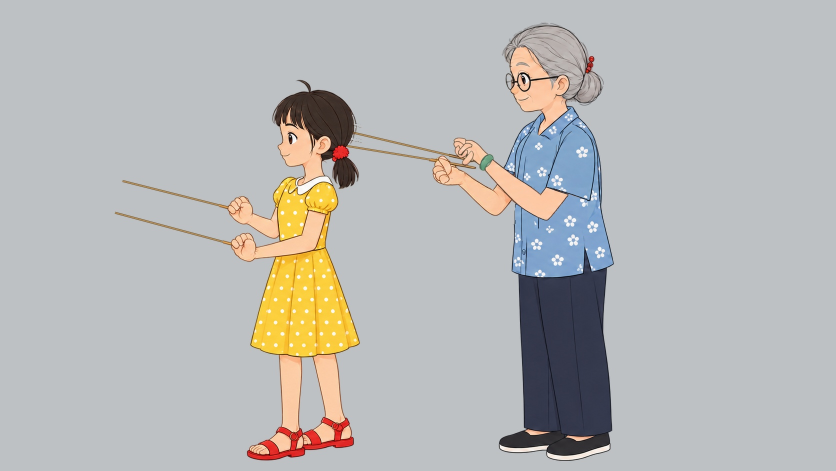
#> input picture collab/reviews/cloud_s20_20261018/local_045_047_repair_001/F045_actual_full_gray.jpg, 1672 x 941 px, given in place of S20_F042_semantic_closed.png, which was not available (shown at 1/2 size)
$ python repair_sleeve_material.py
#> lines starting #> are read from the running program, lines starting #| are printed output that depends on the picture; after the words box and inside, x2 and y2 are one past the last pixel; in counts of white or black regions, pixels touching at a corner belong together; pictures that were not available may be replaced by others from this repository, and a replacement may not be noted
from pathlib import Path
import json,hashlib
import numpy as np
from PIL import Image,ImageDraw
from scipy.ndimage import binary_dilation,distance_transform_edt
P=Path(__file__).resolve().parent;OLD=P.parent/'continuation_042_054_generation_001';P.mkdir(exist_ok=True);records=[];M=np.array(Image.open(OLD/"F042/S20_F042_semantic_closed.png").convert("RGBA"))
for f in [45,47]:
 src=OLD/f'F{f:03}/S20_F{f:03}_accepted.png';A=np.array(Image.open(src).convert('RGBA'));B=A.copy();H,W=A.shape[:2];yy,xx=np.indices((H,W));r,g,b=A[:,:,:3].astype(float).transpose(2,0,1);skin=(A[:,:,3]>80)&(r>165)&(g>100)&(b>g*.70)&(r>g+9);arm=binary_dilation(skin,iterations=2);roi=(xx>=1068)&(xx<1176)&(yy>=374)&(yy<458);dark=(A[:,:,3]>180)&(r<40)&(g<40)&(b<40)&roi;cuff=roi&(xx>=1092)&(xx<=1175)&(np.abs(yy-(.3*xx+46))<2)
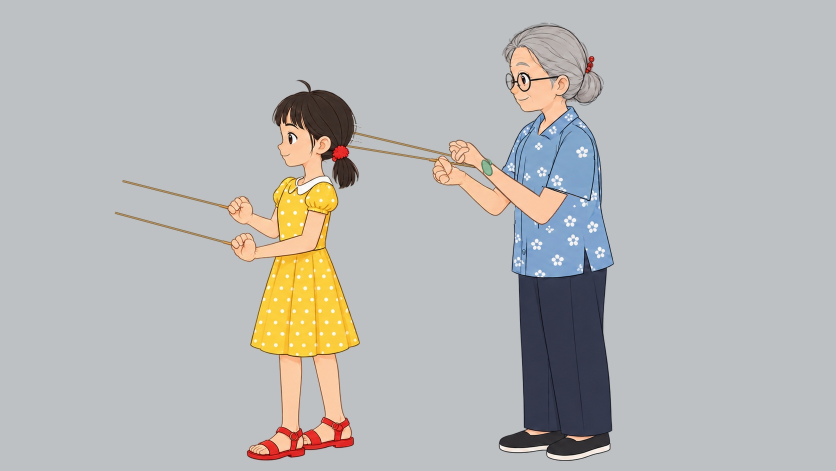
#> input picture collab/reviews/cloud_s20_20261018/local_045_047_repair_001/F047_actual_full_gray.jpg, 1672 x 941 px, given in place of S20_F045_accepted.png, which was not available (shown at 1/2 size)
#> after `H, W = A.shape[:2]`: H = 941; W = 1672
#> after `r, g, b = A[:, :, :3].astype(float).transpose(2, 0, 1)`:
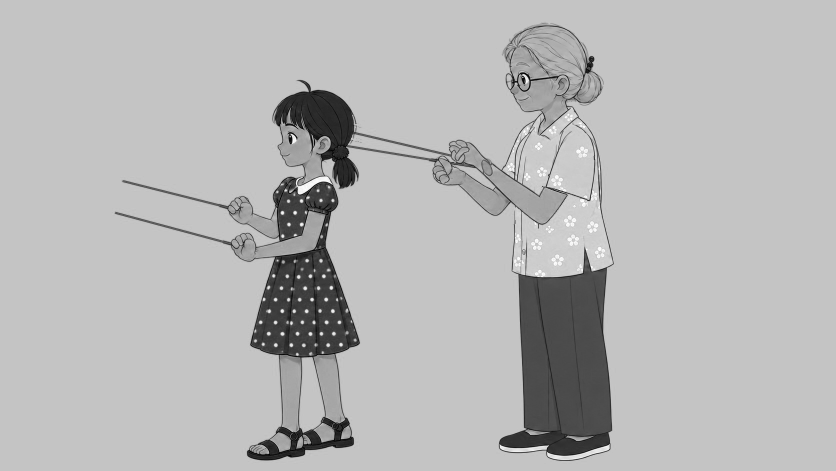
#> b: shape (941, 1672) float64 (shown at 1/2 size); min 0, max 255, mean 182.7
#> after `skin = (A[:, :, 3] > 80) & (r > 165) & (g > 100) & (b > g * 0.7) & (r `:
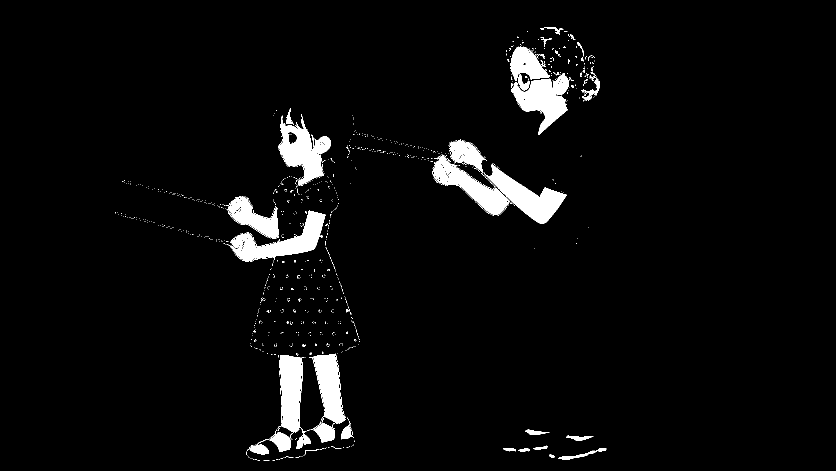
#> skin: shape (941, 1672) bool (shown at 1/2 size); 4% white; 1104 white regions (1048 under 20 px), largest, box (x1, y1, x2, y2) and area: (460, 421, 651, 524) 6966, (967, 329, 1133, 448) 6881, (1022, 151, 1138, 270) 6668
#> after `arm = binary_dilation(skin, iterations=2)`: arm: shape (941, 1672) bool; 5.8% white; 206 white regions (42 under 20 px), largest, box (x1, y1, x2, y2) and area: (491, 701, 710, 923) 18978, (846, 277, 1135, 450) 18830, (430, 390, 653, 534) 14354
#> after `dark = (A[:, :, 3] > 180) & (r < 40) & (g < 40) & (b < 40) & roi`: dark: shape (941, 1672) bool; 0% white in thin lines or dots, all inside (x1, y1, x2, y2) = (1091, 374, 1176, 401)
 # Exact same mother's undisturbed blue-floral lower blouse, translated up78px.
 donor=np.roll(np.roll(A,-78,axis=0),25,axis=1);target=roi&~arm;alpha=np.clip(distance_transform_edt(roi)/3,0,1);alpha[dark]=1;alpha*=target;B[:,:,:3]=np.uint8(np.clip(A[:,:,:3]*(1-alpha[:,:,None])+donor[:,:,:3]*alpha[:,:,None],0,255));B[:,:,3]=A[:,:,3];mr,mg,mb=M[:,:,:3].astype(float).transpose(2,0,1);oldskin=(mr>165)&(mg>100)&(mb>mg*.70)&(mr>mg+9);real_cuff=cuff&~arm&~oldskin&(M[:,:,3]>80);B[real_cuff]=M[real_cuff];changed=np.any(A!=B,2);assert not np.any(changed&~roi);assert np.array_equal(A[arm],B[arm]);assert np.array_equal(A[:,:835],B[:,:835]);out=P/f'S20_F{f:03}_sleeve_material_fixed.png';Image.fromarray(B).save(out);Image.fromarray(np.uint8(changed)*255).convert('RGB').save(P/f'F{f:03}_cloth_change_mask.png');bg=Image.new('RGBA',(W,H),'#bdc1c4');bg.alpha_composite(Image.fromarray(B));bg.convert('RGB').save(P/f'F{f:03}_actual_full_gray.jpg',quality=96);bg.crop((1045,355,1190,475)).resize((870,720)).convert('RGB').save(P/f'F{f:03}_sleeve_root_after_6x.jpg');bg.crop((840,270,1195,465)).resize((1420,780)).convert('RGB').save(P/f'F{f:03}_actual_contacts_4x.jpg');remain=(B[:,:,0]<40)&(B[:,:,1]<40)&(B[:,:,2]<40)&(B[:,:,3]>180)&roi&~arm&~cuff;records.append({'frame':f,'source':str(src),'source_sha256':hashlib.sha256(src.read_bytes()).hexdigest(),'result':str(out),'result_sha256':hashlib.sha256(out.read_bytes()).hexdigest(),'image_calls':0,'donor':'same exact mother blue-floral blouse pixels at (x-25,y+78), plus exact F042 real sleeve-cuff strip','full_semantic_scope':'sleeve root-elbow edge-neighbor blouse, fixed native skin silhouette plus2px ink preserved, cuff inner dark strip3px kept','changed_pixels':int(changed.sum()),'native_new_arm_RGBA_changes':0,'child_RGBA_changes':0,'residual_wedge_dark_outside_native_arm_and_thin_cuff':int(remain.sum()),'047_release_still_pending':f==47})
#> after `donor = np.roll(np.roll(A, -78, axis=0), 25, axis=1)`:
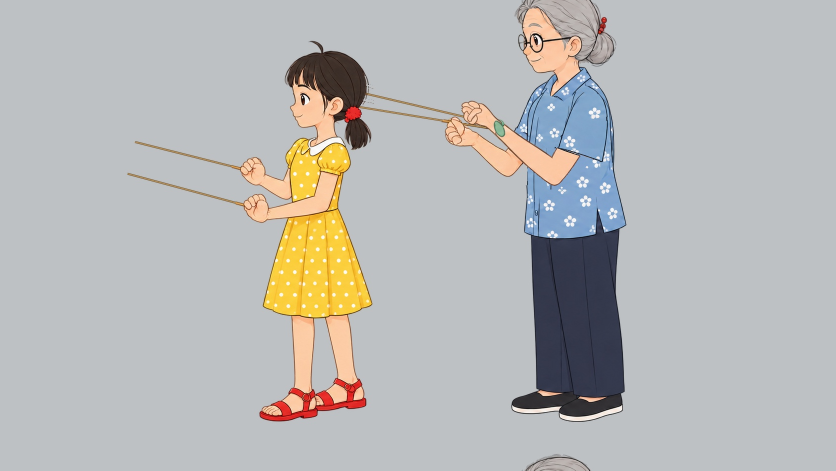
#> donor: shape (941, 1672, 4) (shown at 1/2 size); mean R, G, B, A 183.6, 183.9, 182.7, 255
#> after `target = roi & ~arm`: target: shape (941, 1672) bool; 0.37% white; 2 white regions, box (x1, y1, x2, y2) and area: (1068, 374, 1176, 458) 5566, (1068, 374, 1088, 391) 226
#> after `alpha = np.clip(distance_transform_edt(roi) / 3, 0, 1)`: roi: shape (941, 1672) bool; 0.58% white; 1 white region, box (x1, y1, x2, y2) and area: (1068, 374, 1176, 458) 9072
#> after `B[:, :, :3] = np.uint8(np.clip(A[:, :, :3] * (1 - alpha[:, :, None]) +`: B: shape (941, 1672, 4); mean R, G, B, A 183.6, 183.9, 182.8, 255
#> after `oldskin = (mr > 165) & (mg > 100) & (mb > mg * 0.7) & (mr > mg + 9)`: oldskin: shape (941, 1672) bool; 4% white; 1102 white regions (1044 under 20 px), largest, box (x1, y1, x2, y2) and area: (460, 421, 651, 524) 6966, (971, 321, 1135, 439) 6830, (1022, 151, 1138, 270) 6668
#> after `real_cuff = cuff & ~arm & ~oldskin & (M[:, :, 3] > 80)`: real_cuff: shape (941, 1672) bool; 0.02% white; 2 white regions, box (x1, y1, x2, y2) and area: (1123, 381, 1176, 401) 190, (1095, 374, 1122, 383) 66
#> after `B[real_cuff] = M[real_cuff]`: B: shape (941, 1672, 4); mean R, G, B, A 183.6, 183.9, 182.7, 255
#> after `changed = np.any(A != B, 2)`: changed: shape (941, 1672) bool; 0.33% white; 4 white regions (2 under 20 px), largest, box (x1, y1, x2, y2) and area: (1068, 374, 1176, 458) 4973, (1068, 374, 1088, 391) 214
#> after `bg = Image.new('RGBA', (W, H), '#bdc1c4')`:
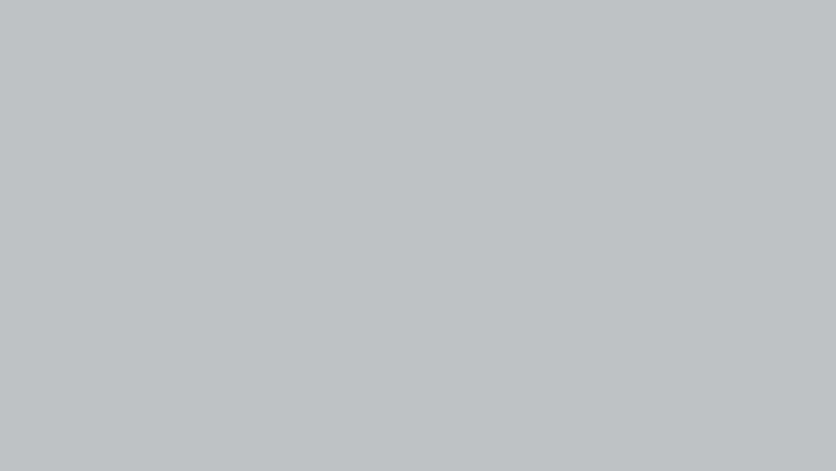
#> bg: PIL image 1672x941 RGBA (shown at 1/2 size); mean R, G, B, A 189, 193, 196, 255
#> after `donor = np.roll(np.roll(A, -78, axis=0), 25, axis=1)`:
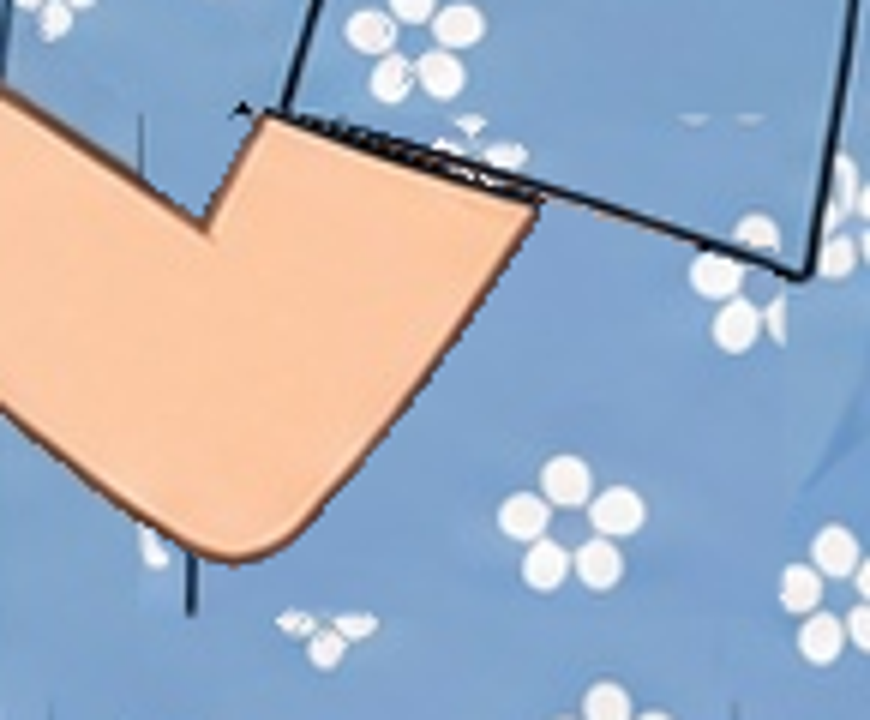
#> saved as F045_sleeve_root_after_6x.jpg: PIL image 870x720 RGB; mean R, G, B 162.6, 173, 190.3
#> after `donor = np.roll(np.roll(A, -78, axis=0), 25, axis=1)`:
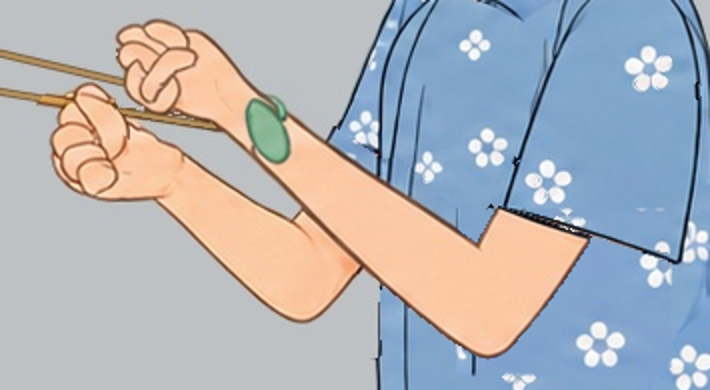
#> saved as F045_actual_contacts_4x.jpg: PIL image 1420x780 RGB (shown at 1/2 size); mean R, G, B 176.2, 178.3, 183.7
#> after `remain = (B[:, :, 0] < 40) & (B[:, :, 1] < 40) & (B[:, :, 2] < 40) & (`: remain: shape (941, 1672) bool; every value is 0
(P/'A_SLEEVE_REPAIR_RECEIPT.json').write_text(json.dumps(records,ensure_ascii=False,indent=2)+'\n');print(json.dumps(records,ensure_ascii=False))
#> (printed output is left out)
